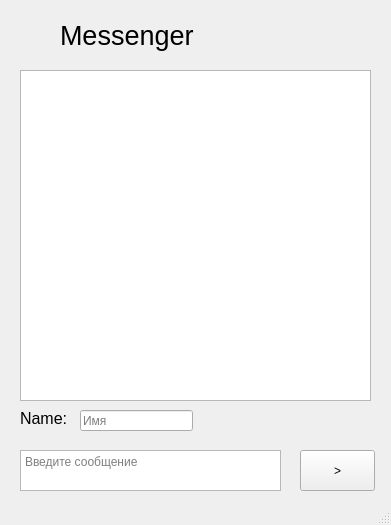
<?xml version="1.0" encoding="UTF-8"?>
<ui version="4.0">
 <class>MainWindow</class>
 <widget class="QMainWindow" name="MainWindow">
  <property name="geometry">
   <rect>
    <x>0</x>
    <y>0</y>
    <width>391</width>
    <height>525</height>
   </rect>
  </property>
  <property name="windowTitle">
   <string>Messenger</string>
  </property>
  <widget class="QWidget" name="centralwidget">
   <widget class="QLabel" name="label">
    <property name="geometry">
     <rect>
      <x>60</x>
      <y>20</y>
      <width>261</width>
      <height>31</height>
     </rect>
    </property>
    <property name="font">
     <font>
      <pointsize>20</pointsize>
     </font>
    </property>
    <property name="text">
     <string>Messenger</string>
    </property>
   </widget>
   <widget class="QTextBrowser" name="textBrowser">
    <property name="geometry">
     <rect>
      <x>20</x>
      <y>70</y>
      <width>351</width>
      <height>331</height>
     </rect>
    </property>
   </widget>
   <widget class="QTextEdit" name="textEdit">
    <property name="geometry">
     <rect>
      <x>20</x>
      <y>450</y>
      <width>261</width>
      <height>41</height>
     </rect>
    </property>
    <property name="placeholderText">
     <string>Введите сообщение</string>
    </property>
   </widget>
   <widget class="QPushButton" name="pushButton">
    <property name="geometry">
     <rect>
      <x>300</x>
      <y>450</y>
      <width>75</width>
      <height>41</height>
     </rect>
    </property>
    <property name="text">
     <string>&gt;</string>
    </property>
   </widget>
   <widget class="QLineEdit" name="lineEdit">
    <property name="geometry">
     <rect>
      <x>80</x>
      <y>410</y>
      <width>113</width>
      <height>21</height>
     </rect>
    </property>
    <property name="placeholderText">
     <string>Имя</string>
    </property>
   </widget>
   <widget class="QLabel" name="label_2">
    <property name="geometry">
     <rect>
      <x>20</x>
      <y>410</y>
      <width>47</width>
      <height>16</height>
     </rect>
    </property>
    <property name="font">
     <font>
      <pointsize>12</pointsize>
     </font>
    </property>
    <property name="text">
     <string>Name:</string>
    </property>
   </widget>
  </widget>
  <widget class="QStatusBar" name="statusbar"/>
 </widget>
 <resources/>
 <connections/>
</ui>
